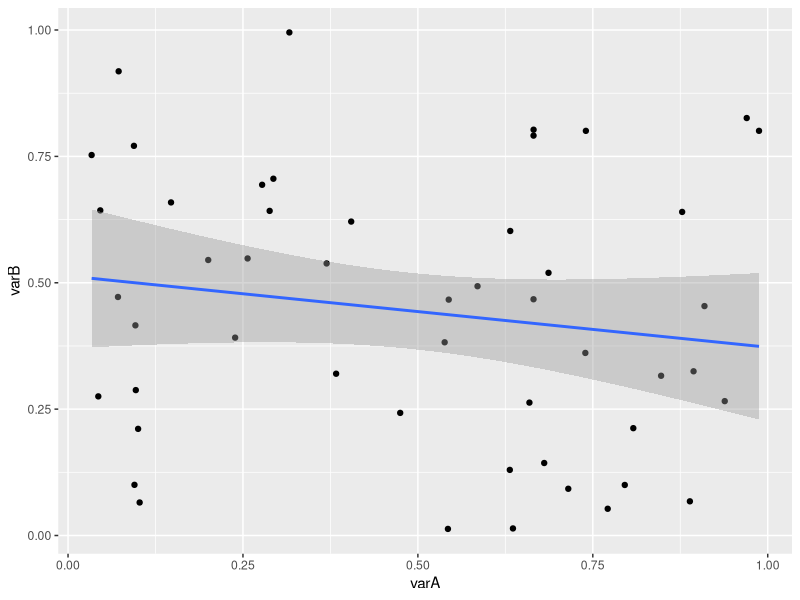
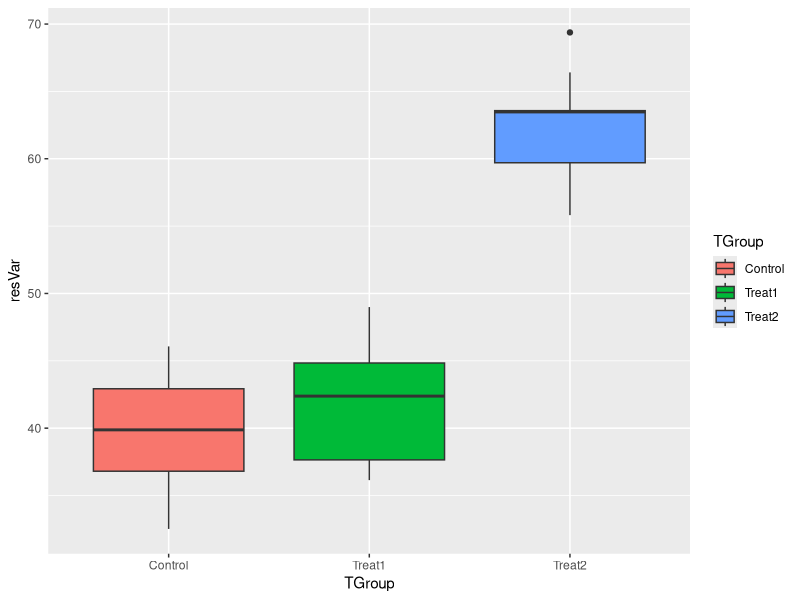
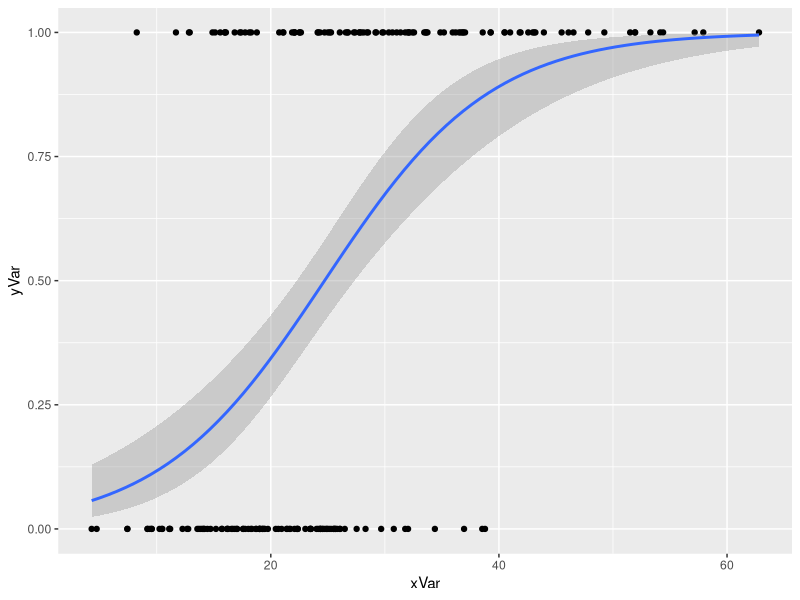
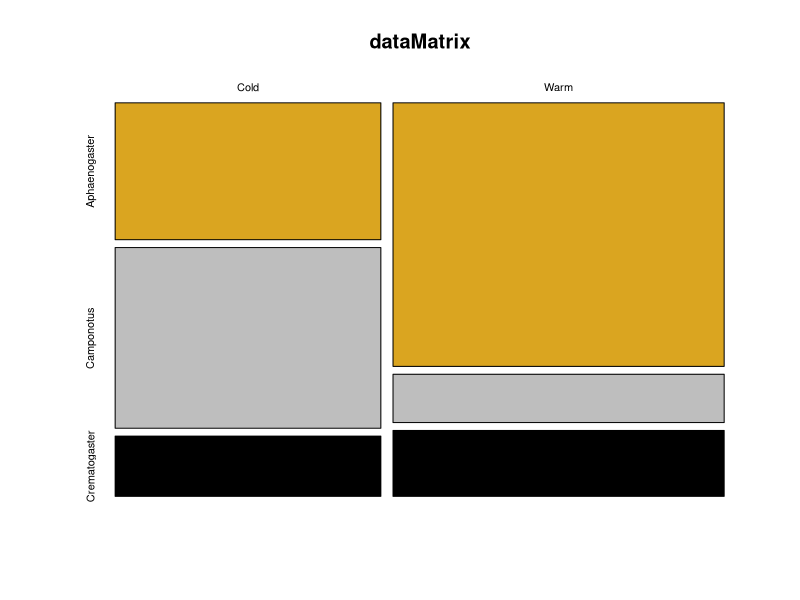
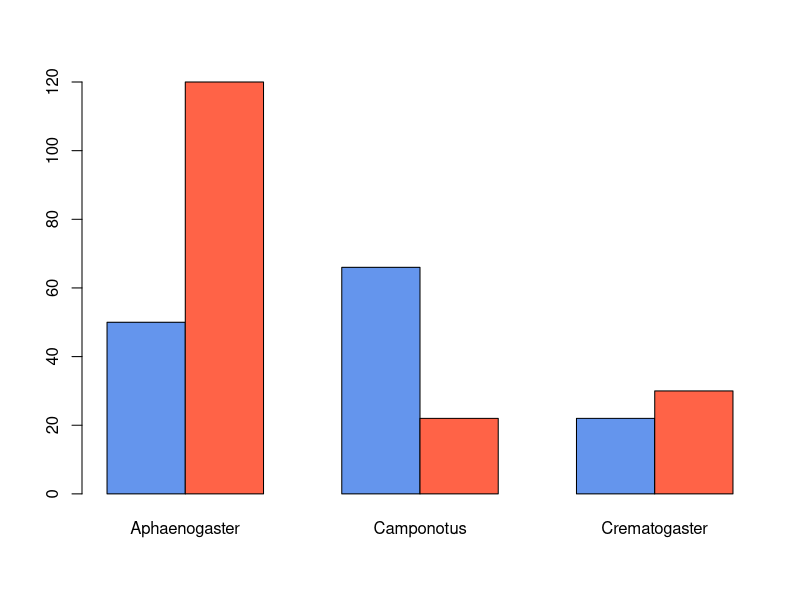
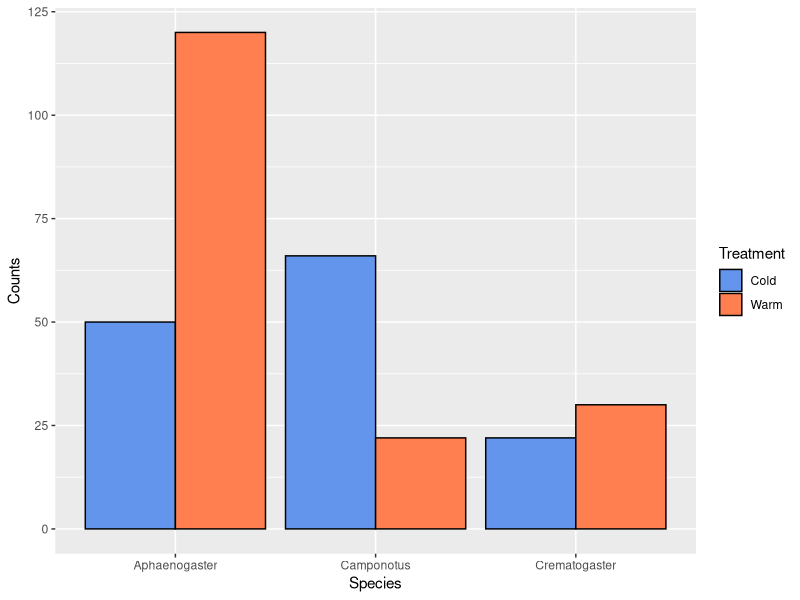

Reproduce these figures in R, in order.
# Experimental Designs
# 27_Fe_2024

# Archetype Experimental Designs
# independent versus dependent variables
# discrete versus continuous variables
# continuous variables (integer and real)
# direction of cause and effect, x axis is independent
# continuous versus discrete (natural or arbitrary or statistical bins)

# Regression (dependent: continuous, independent: continuous)
# linear model of y=a+bx
# statistical tests for null of hypothesis of slope and/or intercept = 0
# confidence and prediction intervals of uncertainty
# goodness of fit tests for linearity

library(tidyverse)

n = 50  # number of observations (rows)


varA <- runif(n) # random uniform values (independent)
varB <- runif(n) # a second random column (dependent)
varC <- 5.5 + varA*10 # a noisy linear relationship with varA
ID <- seq_len(n) # creates a sequence from 1:n (if n > 0!)
regData <- data.frame(ID,varA,varB,varC)
head(regData)
str(regData)

# model
regModel <- lm(varB~varA,data=regData) #runs anova for us?

# model output
regModel # printed output is sparse
str(regModel) # complicated, but has "coefficients"
head(regModel$residuals) # contains residuals

# 'summary' of model has elements
summary(regModel) # 
summary(regModel)$coefficients
str(summary(regModel))

# best to examine entire matrix of coefficients:
summary(regModel)$coefficients[] #shows all

# can pull results from this, but a little wordy
summary(regModel)$coefficients[1,4]   #p value for intercept
summary(regModel)$coefficients["(Intercept)","Pr(>|t|)"] # uggh


# alternatively unfurl this into a 1D atomic vector with names
z <- unlist(summary(regModel))
str(z)
z
z$coefficients7

# grab what we need and put into a tidy  list
# Bundle everything into a list so don't need a bunch of different things
# Below are the typical things you want
# Need to do what was above to figure out which coefficients are which, will be different depending on your model. When you add or change anything, it will change
# I think this is really just pulling specific metrics out of a statistical model

regSum <- list(intercept=z$coefficients1,
               slope=z$coefficients2,
               interceptP=z$coefficients7,
               slopeP=z$coefficients8,
               r2=z$r.squared)

# much easier to query and use
print(regSum)
regSum$r2
regSum[[5]]

#### Basic ggplot of regression model
# Use ggplot function to create a model
# ggplot must only use a dataframe
# Pieces of the function van be broken up and combined with the addition sign

regPlot <- ggplot(data=regData) +
  aes(x=varA,y=varB) +
  geom_point() +
  stat_smooth(method=lm,se=0.50) # default se=0.95, this is the default, but here it is set at 0.99, ggplot makes some additional calculations in this step
# all opf gthe above pieces are being put in the object regPlot

print(regPlot)
# ggplot recognizes print and will render the graph

# Use the following command to save the plot rather than just grabbing from image viewer
# Better for outputting final image
# All about being reproducable
# ggsave(filename="Plot1.pdf",plot=regPlot,device="pdf")

# consider regression approach with experimens
# ofte use ANOVA, but can also use regression of replication is cost porohititve

########
# Data frame construction for one-way ANOVA
#######
nGroup <- 3 # number of treatment groups
nName <- c("Control","Treat1", "Treat2") # names of groups
nSize <- c(12,17,9) # number of observations in each group, don't often have equal
# before you run an experiment, you should have an estimate of mean and variance before starting

nMean <- c(40,41,60) # mean of each group
nSD <- c(5,5,5) # standard deviation of each group, just making this up, mighyt not actually all be equal

ID <- 1:(sum(nSize)) # id vector for each row, all all observations up to give us the number of observations
resVar <- c(rnorm(n=nSize[1],mean=nMean[1],sd=nSD[1]), 
            rnorm(n=nSize[2],mean=nMean[2],sd=nSD[2]),
            rnorm(n=nSize[3],mean=nMean[3],sd=nSD[3]))
# sets up single conlumn with all data, this is long form

TGroup <- rep(nName,nSize)
ANOdata <- data.frame(ID,TGroup,resVar) # create dataframe, don't need ID here, but this is a good habit
str(ANOdata)
print(ANOdata)

#############
#xBasic ANOVA in R
#############

ANOmodel <- aov(resVar~TGroup,data=ANOdata)
print(ANOmodel)
print(summary(ANOmodel))
z <- summary(ANOmodel)
str(z)
aggregate(resVar~TGroup,data=ANOdata,FUN=mean)
unlist(z)
unlist(z)[7]
ANOsum <- list(Fval=unlist(z)[7],probF=unlist(z)[9])
ANOsum

# aggregate function pulls things out of the structure

#############
# Basic ggplot of ANOVA data
#############

ANOPlot <- ggplot(data=ANOdata) + 
  aes(x=TGroup,y=resVar,fill=TGroup) +
  geom_boxplot()
print(ANOPlot)
# ggsave(filename="Plot2.pdf",plot=ANOPlot,device="pdf")
# fill command allows us to fill the shape, it is part pf aesthetic mapping

########
# Data frame construction for logistic regression
########

xVar <- sort(rgamma(n=200,shape=5,scale=5)) # just randomly creating a model
yVar <- sample(rep(c(1,0),each=100),prob=seq_len(200)) # just randomly creating a model
lRegData <- data.frame(xVar,yVar)

########
# Logistic regression analysis in R
########

lRegModel <- glm(yVar ~ xVar,
                 data=lRegData,
                 family=binomial(link=logit))
summary(lRegModel)
summary(lRegModel)$coefficients
# glm = general inear model, rather than just an lm (linear model function)

#############
#  Basic ggplot of logistic regression
##############

lRegPlot <- ggplot(data=lRegData) + 
  aes(x=xVar,y=yVar) +
  geom_point() +
  stat_smooth(method=glm, method.args=list(family=binomial))
print(lRegPlot)

###############
# Data for contingency table analysis
###############
# this is the least used analysis

# integer counts of different data groups
vec1 <- c(50,66,22)
vec2 <- c(120,22,30)
dataMatrix <- rbind(vec1,vec2)
rownames(dataMatrix) <- c("Cold","Warm")
colnames(dataMatrix) <-c("Aphaenogaster",
                         "Camponotus",
                         "Crematogaster")
str(dataMatrix)
print(dataMatrix)

# predictor variables are vec1 and vc2...these would be treatments
# column names are response variable

#################
# Basic contingency table analysis in R
#################

print(chisq.test(dataMatrix))
# this is just a chi square
# built into R

#################
# Plotting contingency table analyses
#################

# there is likely a pakage that does this now, but this is how you would do it in base R
# some simple plots using baseR
mosaicplot(x=dataMatrix,
           col=c("goldenrod","grey","black"),
           shade=FALSE)
barplot(height=dataMatrix,
        beside=TRUE,
        col=c("cornflowerblue","tomato"))
# bar plot is more traditional, but the mosaic is helpful for looking at proportions

dFrame <- as.data.frame(dataMatrix)
dFrame <- cbind(dFrame,list(Treatment=c("Cold","Warm")))
dFrame <- gather(dFrame,key=Species,Aphaenogaster:Crematogaster,value=Counts) 

p <- ggplot(data=dFrame) + 
  aes(x=Species,y=Counts,fill=Treatment) + 
             geom_bar(stat="identity",position="dodge",color=I("black")) +
  scale_fill_manual(values=c("cornflowerblue","coral"))
print(p)

# coercing a matrix into a datafram
# bind on a column that is going to add labels
# dodge puts the bars on top of each other
# not that much better....mosaic is really the best/better thank bar graph
